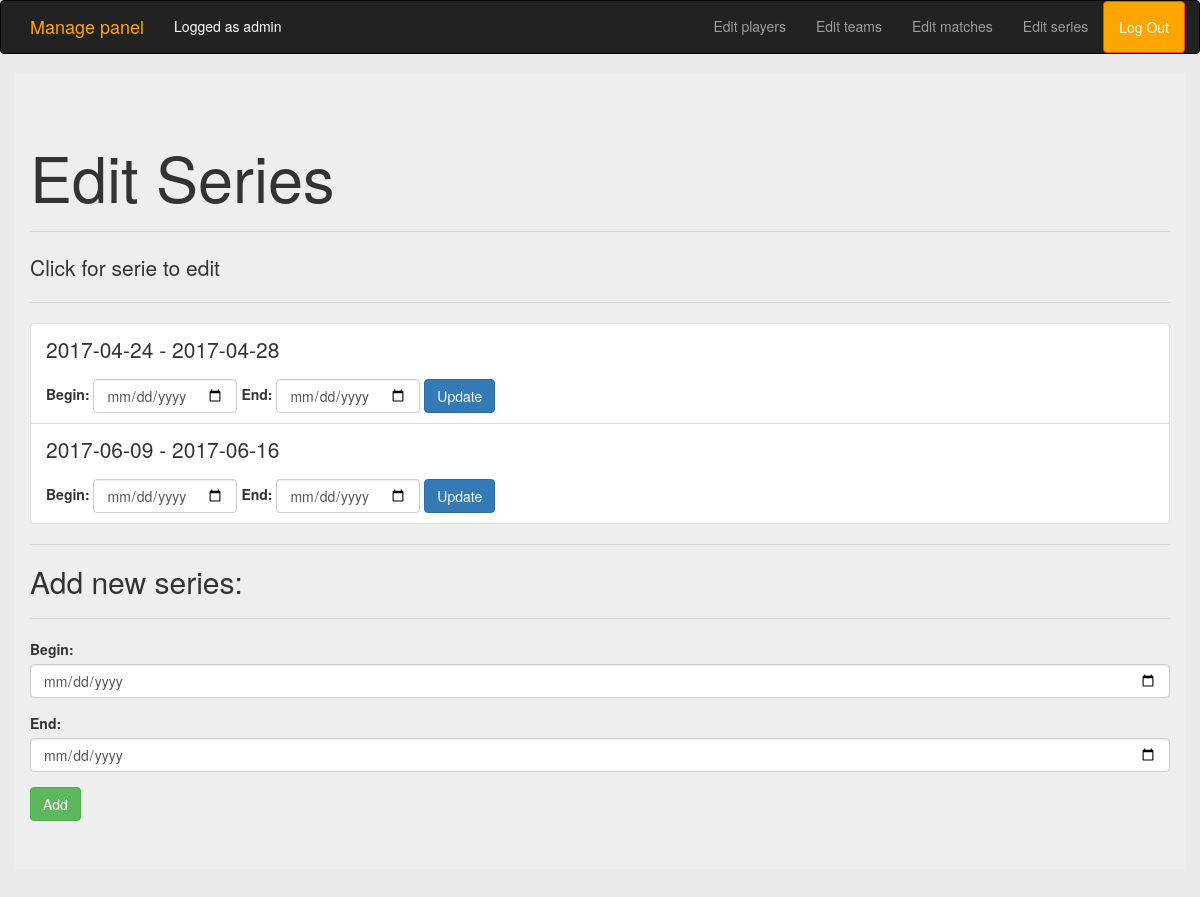
Page /manage/series (signed in) on the earlier database version.
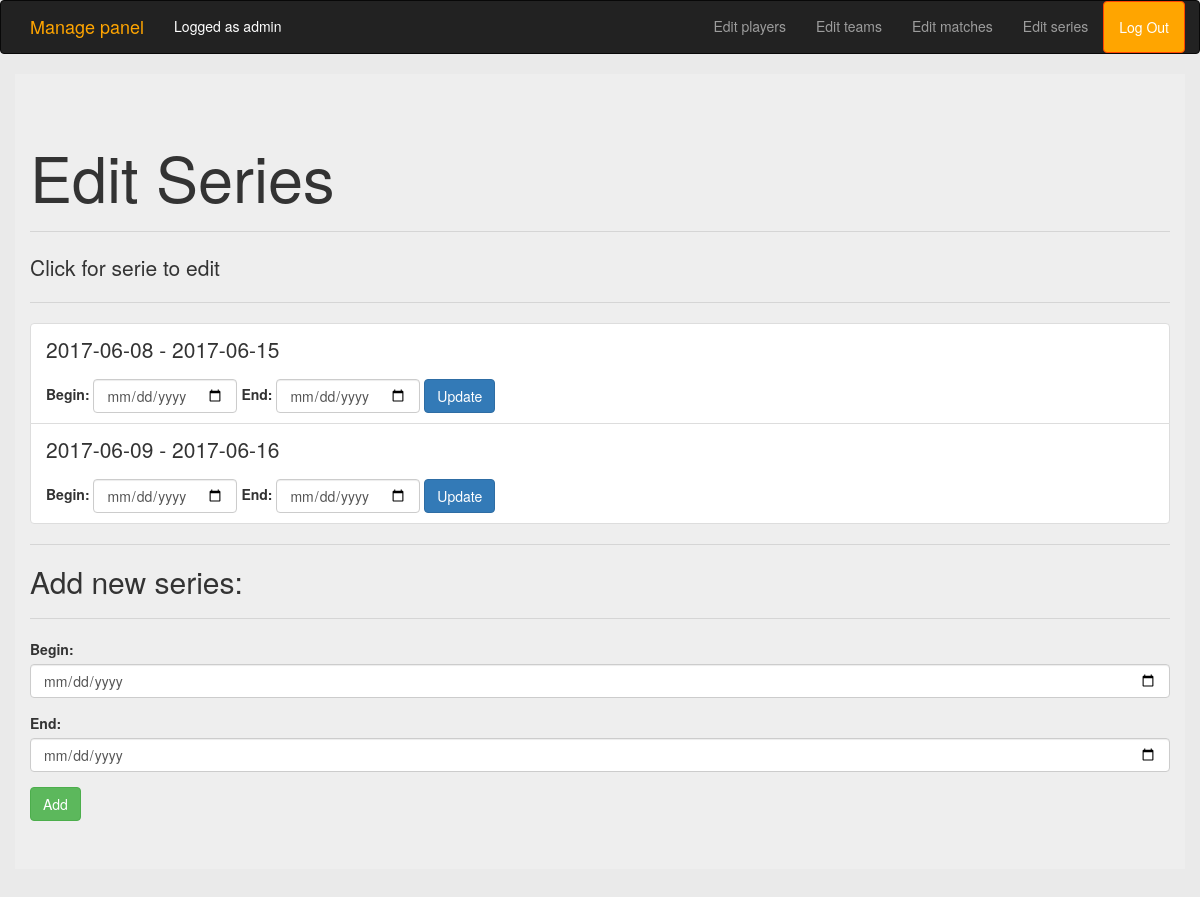
Same page on the later database version.
### game/models.py (models this page shows)
class Serie(models.Model):
    begin = models.DateField()
    end = models.DateField()
    def __str__(self):
        return str(self.begin) + ' - ' + str(self.end)

### managePanel/views.py (the view)
def series(request):
    if not request.user.is_authenticated:
        return redirect('/manage/')
    series = Serie.objects.all()
    return render(request, 'manageSeries.html', {'series': series})

### managePanel/templates/manageSeries.html
{% extends "manageBase.html" %}
{% block content %}
    <h1>Edit Series</h1>
    <hr>
    <p>Click for serie to edit</p>
    <hr>
    <ul class="list-group">
        {% for s in series %}
            {% if s.id != 2 %}
                <li class="list-group-item">
                    <p>{{ s }}</p>
                    <form class="form-inline" method="post" action="{% url 'manage:editSerie' s.id %}">{% csrf_token %}
                        <div class="form-group">
                            <label for="begin">Begin:</label>
                            <input type="date" class="form-control" placeholder="Begin date" name="begin" value="{{ s.begin }}" required>
                        </div>
                        <div class="form-group">
                            <label for="end">End:</label>
                            <input type="date" class="form-control" placeholder="End date" name="end" value="{{ s.end }}" required>
                        </div>
                        <button type="submit" class="btn btn-primary">Update</button>
                    </form>
                </li>
            {% endif %}
        {% endfor %}
    </ul>
    <hr>
    <h2>Add new series:</h2>
    <hr>
    <form method="post" action="{% url 'manage:addSerie' %}">{% csrf_token %}
        <div class="form-group">
            <label for="begin">Begin:</label>
            <input type="date" class="form-control" placeholder="Begin date" name="begin" required>
        </div>
        <div class="form-group">
            <label for="end">End:</label>
            <input type="date" class="form-control" placeholder="End date" name="end" required>
        </div>
        <button type="submit" class="btn btn-success">Add</button>
    </form>
{% endblock %}

Differences in the rows shown:
removed Serie: begin+end "2017-04-24 - 2017-04-28"
added Serie: begin+end "2017-06-08 - 2017-06-15"
